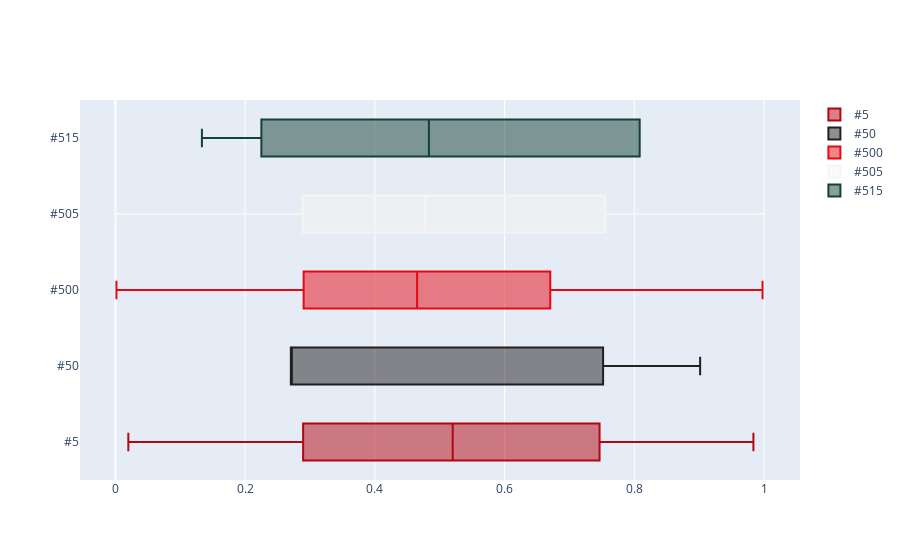

The code cell stored with this chart in its notebook:
### Markdown cell above
The following shows our new percentile ranking for 5 random users. The second chart shows how it looked with just the original ratings.

NB. Here we refer to the user as user 50 but actually this is from df.user.unique()[50] and is not the label of 50 from the 'user' column.

### Code cell
fig = go.Figure()
fig.add_trace(go.Box(x=df[df['user']==df.user.unique()[15]]['rating_pct'], name='#5', marker_color=colors[1]))
fig.add_trace(go.Box(x=df[df['user']==df.user.unique()[150]]['rating_pct'], name='#50', marker_color=colors[0]))
fig.add_trace(go.Box(x=df[df['user']==df.user.unique()[500]]['rating_pct'], name='#500', marker_color=colors[2]))
fig.add_trace(go.Box(x=df[df['user']==df.user.unique()[505]]['rating_pct'], name='#505', marker_color=colors[3]))
fig.add_trace(go.Box(x=df[df['user']==df.user.unique()[515]]['rating_pct'], name='#515', marker_color='#154236'))

### Figure 1 — Plotly figure (JSON) as saved in the notebook; plotly's stock layout.template omitted (floating-point values rounded to 4 significant figures; data arrays with more than 128 entries replaced by an {"elided": "..."} marker saying what was removed)
{"data": [{"marker": {"color": "#b20710"}, "name": "#5", "type": "box", "x": {"elided": "2820 float values"}}, {"marker": {"color": "#221f1f"}, "name": "#50", "type": "box", "x": {"elided": "660 float values"}}, {"marker": {"color": "#e50914"}, "name": "#500", "type": "box", "x": {"elided": "660 float values"}}, {"marker": {"color": "#f5f5f1"}, "name": "#505", "type": "box", "x": {"elided": "3540 float values"}}, {"marker": {"color": "#154236"}, "name": "#515", "type": "box", "x": [0.8083, 0.8083, 0.8083, 0.8083, 0.8083, 0.8083, 0.8083, 0.8083, 0.8083, 0.8083, 0.8083, 0.8083, 0.8083, 0.8083, 0.8083, 0.8083, 0.8083, 0.8083, 0.8083, 0.8083, 0.8083, 0.8083, 0.8083, 0.8083, 0.6, 0.4833, 0.4833, 0.4833, 0.4833, 0.4833, 0.4833, 0.4833, 0.4833, 0.4833, 0.4833, 0.4833, 0.4833, 0.4833, 0.3167, 0.3167, 0.3167, 0.3167, 0.3167, 0.3167, 0.3167, 0.1333, 0.1333, 0.1333, 0.1333, 0.1333, 0.1333, 0.1333, 0.1333, 0.1333, 0.1333, 0.1333, 0.1333, 0.1333, 0.1333, 0.1333]}], "layout": {}}
